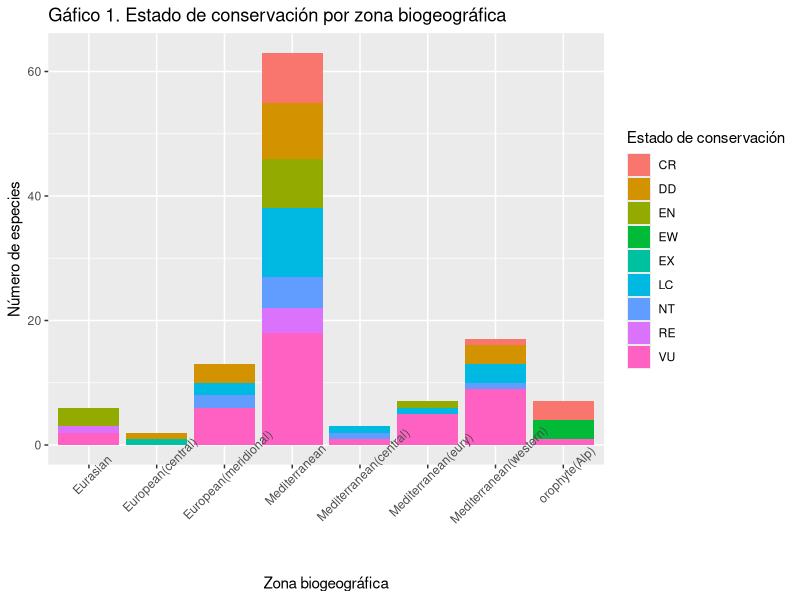

The R source for this figure:
## ---- chunk 1
knitr::opts_chunk$set(echo = TRUE) 
## ---- chunk 2
library(dplyr)
library(ggplot2)
library(knitr)
library(kableExtra)
## ---- chunk 3
library(readr)
Data <- read.csv("tax.discoweed_18Dec2017_zenodo.csv")
## ---- chunk 4
knitr::kable(head(Data, 6),align = 'c', caption = "Vista inicial de las primeras 6 filas del dataset") %>%
  kable_styling(full_width = FALSE, position = "center") %>%
  scroll_box(width = "900px", height = "450px") #Muestra las primeras filas del dataset en una tabla desplazable (scroll)
## ---- chunk 5
Variables <- tibble::tribble(
  ~Variable, ~Tipo, ~Descripcion,
  "taxref10.CD_REF", "Integer", "Código de referencia taxonómica (TAXREF) de la especie.",
  "binome.discoweed", "String", "Nombre binomial de la especie (género + especie).",
  "family", "String", "Familia botánica de la especie.",
  "taxo", "String", "Rango taxonómico registrado (p. ej: especie, subespecie, etc.).",
  "binome.discoweed.noinfra", "String", "Nombre binomial sin rango infraespecífico.",
  "taxref10.CD_REF.infra", "Integer", "Código TAXREF con rango infraespecífico.",
  "jauzein", "Boolean", "Presencia en la base de datos Jauzein (TRUE/FALSE).",
  "za", "Boolean", "Presencia en la base de datos ZA (TRUE/FALSE).",
  "biovigilance", "Boolean", "Presencia en la base de datos Biovigilance (TRUE/FALSE).",
  "fse", "Boolean", "Presencia en la base de datos FSE (TRUE/FALSE).",
  "farmbio", "Boolean", "Presencia en la base de datos Farmbio (TRUE/FALSE).",
  "cambecedes", "Boolean", "Presencia en la base de datos Cambecedes (TRUE/FALSE).",
  "lifeform", "String", "Forma de vida (característica ecológica).",
  "biogeo", "String", "Zona biogeográfica asignada a la especie.",
  "red.FR", "String", "Estado/categoría en la Lista Roja para Francia.",
  "red.UK", "String", "Estado/categoría en la Lista Roja para Reino Unido.",
  "module", "Integer", "Grado dentro del módulo (within-module degree) en la red/estructura del dataset.")
## ---- chunk 6
knitr::kable(Variables, caption = "Descripción de variables del dataset") %>%
  kable_styling(full_width = FALSE, position = "center") %>%
  scroll_box(width = "900px", height = "450px")
## ---- chunk 7
Data_analisis <- Data %>%
  select(
    binome.discoweed,
    family,
    lifeform,
    biogeo,
    red.FR,
   ) %>% 
  filter(!is.na(biogeo), !is.na(red.FR)) # filter elimina las filas con valores NA en biogeo y red.FR para evitar problemas en el análisis
## ---- chunk 8
Variables_analisis <- tibble::tribble(
  ~Variable, ~Descripcion,
  "binome.discoweed", "Nombre binomial de la especie.",
  "family", "Familia botánica a la que pertenece la especie.",
  "lifeform", "Forma de vida de la especie (característica ecológica).",
  "biogeo", "Zona biogeográfica de procedencia de la especie.",
  "red.FR", "Estado de conservación de la especie en Francia.")
## ---- chunk 9
knitr::kable(Variables_analisis,
      caption = "Tabla 1. Variables seleccionadas para el análisis estadístico") %>%
  kable_styling(full_width = TRUE, position = "center")
## ---- chunk 10
Data_analisis %>%
summarise(
numero_especies = n_distinct(binome.discoweed),
numero_familias = n_distinct(family),
numero_zonas_biogeo = n_distinct(biogeo)) %>%
knitr::kable(caption = "Tabla 2.Resumen general del conjunto de datos") %>%
kable_styling(full_width = FALSE, position = "center")
## ---- chunk 11
Data_analisis %>%
count(family, sort = TRUE) %>% # count calcula el número de especies por familia y las ordena de mayor a menor frecuencia con sort 
head(10) %>%
knitr::kable(caption = "Tabla 3. Diez familias más representadas") %>%
kable_styling(full_width = TRUE, position = "center")
## ---- chunk 12
Data_analisis %>%
count(lifeform, sort = TRUE) %>%
knitr::kable(caption = "Tabla 4. Distribución de especies según su forma de vida") %>%
kable_styling(full_width = TRUE, position = "center")
## ---- chunk 13
Data_analisis %>%
count(biogeo, sort = TRUE) %>%
head(8) %>% 
knitr::kable(caption = "Tabla 5. Distribución de especies por zona biogeográfica") %>%
kable_styling(full_width = TRUE, position = "center")
## ---- chunk 14
Data_analisis %>%
count(red.FR, sort = TRUE) %>%
knitr::kable(caption = "Tabla 6. Estado de conservación de las especies en Francia") %>%
kable_styling(full_width = TRUE, position = "center")
## ---- chunk 15
tabla_FR <- table(Data_analisis$biogeo, Data_analisis$red.FR)
## ---- chunk 16
chi_FR <- chisq.test(tabla_FR)
## ---- chunk 17
library(broom)

chi_FR_tabla <- select(
  tidy(chi_FR),   # tidy es una función del paquete broom que extrae los resultados del test Chi-cuadrado
  statistic, parameter, p.value)

knitr::kable(chi_FR_tabla,
      caption = " Tabla 7. Resultados del test Chi-cuadrado de independencia",
      digits = 4,
      align = "c")
## ---- chunk 18

#  Queremos seleccionar las 8 zonas con más especies
top8_biogeo <- Data_analisis %>%
  count(biogeo, sort = TRUE) %>%   # cuenta el total de especies por zona
  head(8)                          # muestra las 8 primeras

#  Filtrar el dataset original con el objeto creado
top8_data <- Data_analisis %>%
  filter(biogeo %in% top8_biogeo$biogeo)

## ---- chunk 19
ggplot(top8_data, aes(x = biogeo, fill = red.FR)) +
  geom_bar() +
  labs(x = "Zona biogeográfica", 
       y = "Número de especies",
    fill = "Estado de conservación",
    title = "Gáfico 1. Estado de conservación por zona biogeográfica") +
  theme(
    axis.text.x = element_text(angle = 45)) # Rota las etiquetas del eje X para mejorar la legibilidad
## ---- chunk 20

knitr::kable(data.frame(
    Sigla = c("CR", "EN", "VU", "NT", "LC", "DD", "EX", "EW", "RE"),
    Significado = c(
      "Peligro Crítico.",
      "En Peligro.",
      "Vulnerable.",
      "Casi Amenazada.",
      "Preocupación Menor.",
      "Datos Insuficientes.",
      "Extinta.",
      "Extinta en Estado Silvestre.",
      "Extinta Regionalmente.")),
  caption = "Significado de las siglas de los estados de conservación")
## ---- chunk 21
session <- sessionInfo()
print(session)
